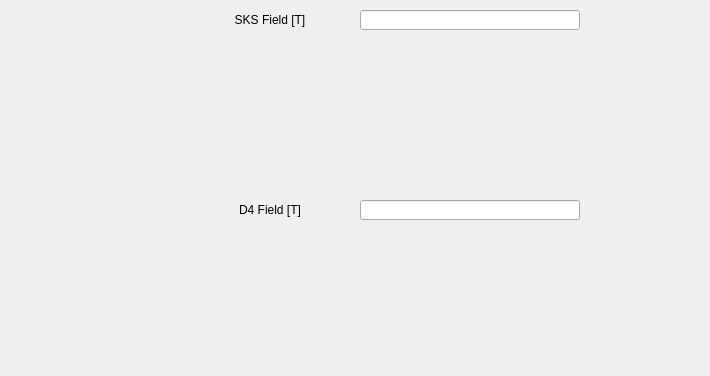
<?xml version="1.0" encoding="UTF-8"?>
<ui version="4.0">
 <class>MainWindow</class>
 <widget class="QMainWindow" name="MainWindow">
  <property name="geometry">
   <rect>
    <x>0</x>
    <y>0</y>
    <width>710</width>
    <height>376</height>
   </rect>
  </property>
  <property name="sizePolicy">
   <sizepolicy hsizetype="Preferred" vsizetype="Preferred">
    <horstretch>0</horstretch>
    <verstretch>0</verstretch>
   </sizepolicy>
  </property>
  <property name="windowTitle">
   <string>MainWindow</string>
  </property>
  <widget class="QWidget" name="centralwidget">
   <widget class="caLineEdit" name="calineedit">
    <property name="geometry">
     <rect>
      <x>360</x>
      <y>10</y>
      <width>220</width>
      <height>20</height>
     </rect>
    </property>
    <property name="sizePolicy">
     <sizepolicy hsizetype="Fixed" vsizetype="Fixed">
      <horstretch>0</horstretch>
      <verstretch>0</verstretch>
     </sizepolicy>
    </property>
    <property name="mouseTracking">
     <bool>true</bool>
    </property>
    <property name="acceptDrops">
     <bool>true</bool>
    </property>
    <property name="alignment">
     <set>Qt::AlignRight|Qt::AlignTrailing|Qt::AlignVCenter</set>
    </property>
    <property name="readOnly">
     <bool>true</bool>
    </property>
    <property name="channel" stdset="0">
     <string notr="true">SKS:Field</string>
    </property>
    <property name="framePresent" stdset="0">
     <bool>false</bool>
    </property>
    <property name="precision">
     <number>6</number>
    </property>
    <property name="precisionMode">
     <enum>caLineEdit::User</enum>
    </property>
    <property name="unitsEnabled">
     <bool>false</bool>
    </property>
   </widget>
   <widget class="caStripPlot" name="castripplot">
    <property name="geometry">
     <rect>
      <x>5</x>
      <y>40</y>
      <width>700</width>
      <height>140</height>
     </rect>
    </property>
    <property name="Title" stdset="0">
     <string notr="true"/>
    </property>
    <property name="TitleX">
     <string notr="true"/>
    </property>
    <property name="TitleY">
     <string notr="true">Tesla</string>
    </property>
    <property name="channels" stdset="0">
     <string notr="true">SKS:Field</string>
    </property>
    <property name="units">
     <enum>caStripPlot::Second</enum>
    </property>
    <property name="period">
     <double>3600.000000000000000</double>
    </property>
    <property name="YAxisScaling" stdset="0">
     <enum>caStripPlot::autoScale</enum>
    </property>
    <property name="XaxisEnabled">
     <bool>true</bool>
    </property>
    <property name="LegendEnabled">
     <bool>false</bool>
    </property>
   </widget>
   <widget class="caStripPlot" name="castripplot_2">
    <property name="geometry">
     <rect>
      <x>5</x>
      <y>230</y>
      <width>700</width>
      <height>140</height>
     </rect>
    </property>
    <property name="Title" stdset="0">
     <string notr="true"/>
    </property>
    <property name="TitleY">
     <string notr="true">Tesla</string>
    </property>
    <property name="channels" stdset="0">
     <string notr="true">D4:Field</string>
    </property>
    <property name="units">
     <enum>caStripPlot::Second</enum>
    </property>
    <property name="period">
     <double>3600.000000000000000</double>
    </property>
    <property name="YAxisScaling" stdset="0">
     <enum>caStripPlot::autoScale</enum>
    </property>
    <property name="LegendEnabled">
     <bool>false</bool>
    </property>
   </widget>
   <widget class="caLabel" name="calabel">
    <property name="geometry">
     <rect>
      <x>180</x>
      <y>10</y>
      <width>180</width>
      <height>20</height>
     </rect>
    </property>
    <property name="text">
     <string>SKS Field [T]</string>
    </property>
    <property name="alignment">
     <set>Qt::AlignCenter</set>
    </property>
   </widget>
   <widget class="caLabel" name="calabel_2">
    <property name="geometry">
     <rect>
      <x>180</x>
      <y>200</y>
      <width>180</width>
      <height>20</height>
     </rect>
    </property>
    <property name="text">
     <string>D4 Field [T]</string>
    </property>
    <property name="alignment">
     <set>Qt::AlignCenter</set>
    </property>
   </widget>
   <widget class="caLineEdit" name="calineedit_2">
    <property name="geometry">
     <rect>
      <x>360</x>
      <y>200</y>
      <width>220</width>
      <height>20</height>
     </rect>
    </property>
    <property name="sizePolicy">
     <sizepolicy hsizetype="Fixed" vsizetype="Fixed">
      <horstretch>0</horstretch>
      <verstretch>0</verstretch>
     </sizepolicy>
    </property>
    <property name="mouseTracking">
     <bool>true</bool>
    </property>
    <property name="acceptDrops">
     <bool>true</bool>
    </property>
    <property name="alignment">
     <set>Qt::AlignRight|Qt::AlignTrailing|Qt::AlignVCenter</set>
    </property>
    <property name="readOnly">
     <bool>true</bool>
    </property>
    <property name="channel" stdset="0">
     <string notr="true">D4:Field</string>
    </property>
    <property name="framePresent" stdset="0">
     <bool>false</bool>
    </property>
    <property name="precision">
     <number>6</number>
    </property>
    <property name="precisionMode">
     <enum>caLineEdit::User</enum>
    </property>
    <property name="unitsEnabled">
     <bool>false</bool>
    </property>
   </widget>
   <zorder>castripplot_2</zorder>
   <zorder>castripplot</zorder>
   <zorder>calineedit</zorder>
   <zorder>calabel</zorder>
   <zorder>calabel_2</zorder>
   <zorder>calineedit_2</zorder>
  </widget>
 </widget>
 <customwidgets>
  <customwidget>
   <class>caLabel</class>
   <extends>QLabel</extends>
   <header>caLabel</header>
  </customwidget>
  <customwidget>
   <class>caLineEdit</class>
   <extends>QLineEdit</extends>
   <header>caLineEdit</header>
  </customwidget>
  <customwidget>
   <class>caStripPlot</class>
   <extends>QFrame</extends>
   <header>caStripPlot</header>
  </customwidget>
 </customwidgets>
 <resources/>
 <connections/>
</ui>
